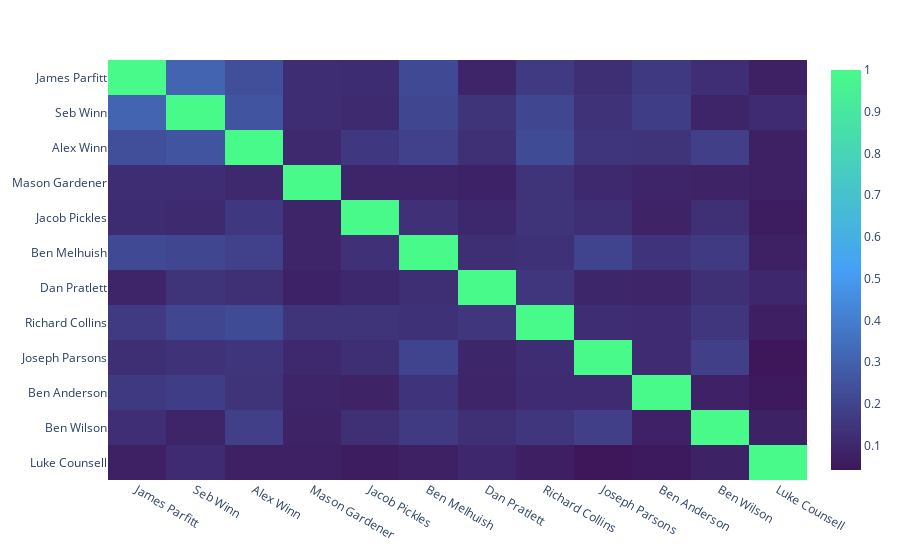

The code cell stored with this chart in its notebook:
### Code cell
colorscale = [
    [0, "rgba(61,23,90,255)"],
    [0.5, "rgba(70,160,246,255)"],
    [1, "rgba(72,250,137,255)"],
]
fig = px.imshow(
    sim_df, text_auto=False, aspect="auto", color_continuous_scale=colorscale
)
fig

### Figure 1 — Plotly figure (JSON) as saved in the notebook; plotly's stock layout.template omitted (floating-point values rounded to 4 significant figures; data arrays with more than 128 entries replaced by an {"elided": "..."} marker saying what was removed)
{"data": [{"coloraxis": "coloraxis", "hovertemplate": "x: %{x}<br>y: %{y}<br>color: %{z}<extra></extra>", "name": "0", "type": "heatmap", "x": ["James Parfitt", "Seb Winn", "Alex Winn", "Mason Gardener", "Jacob Pickles", "Ben Melhuish", "Dan Pratlett", "Richard Collins", "Joseph Parsons", "Ben Anderson", "Ben Wilson", "Luke Counsell"], "xaxis": "x", "y": ["James Parfitt", "Seb Winn", "Alex Winn", "Mason Gardener", "Jacob Pickles", "Ben Melhuish", "Dan Pratlett", "Richard Collins", "Joseph Parsons", "Ben Anderson", "Ben Wilson", "Luke Counsell"], "yaxis": "y", "z": {"elided": "12x12 float values"}}], "layout": {"coloraxis": {"colorscale": [[0, "rgba(61,23,90,255)"], [0.5, "rgba(70,160,246,255)"], [1, "rgba(72,250,137,255)"]]}, "margin": {"t": 60}, "xaxis": {"anchor": "y", "domain": [0, 1]}, "yaxis": {"anchor": "x", "autorange": "reversed", "domain": [0, 1]}}}
